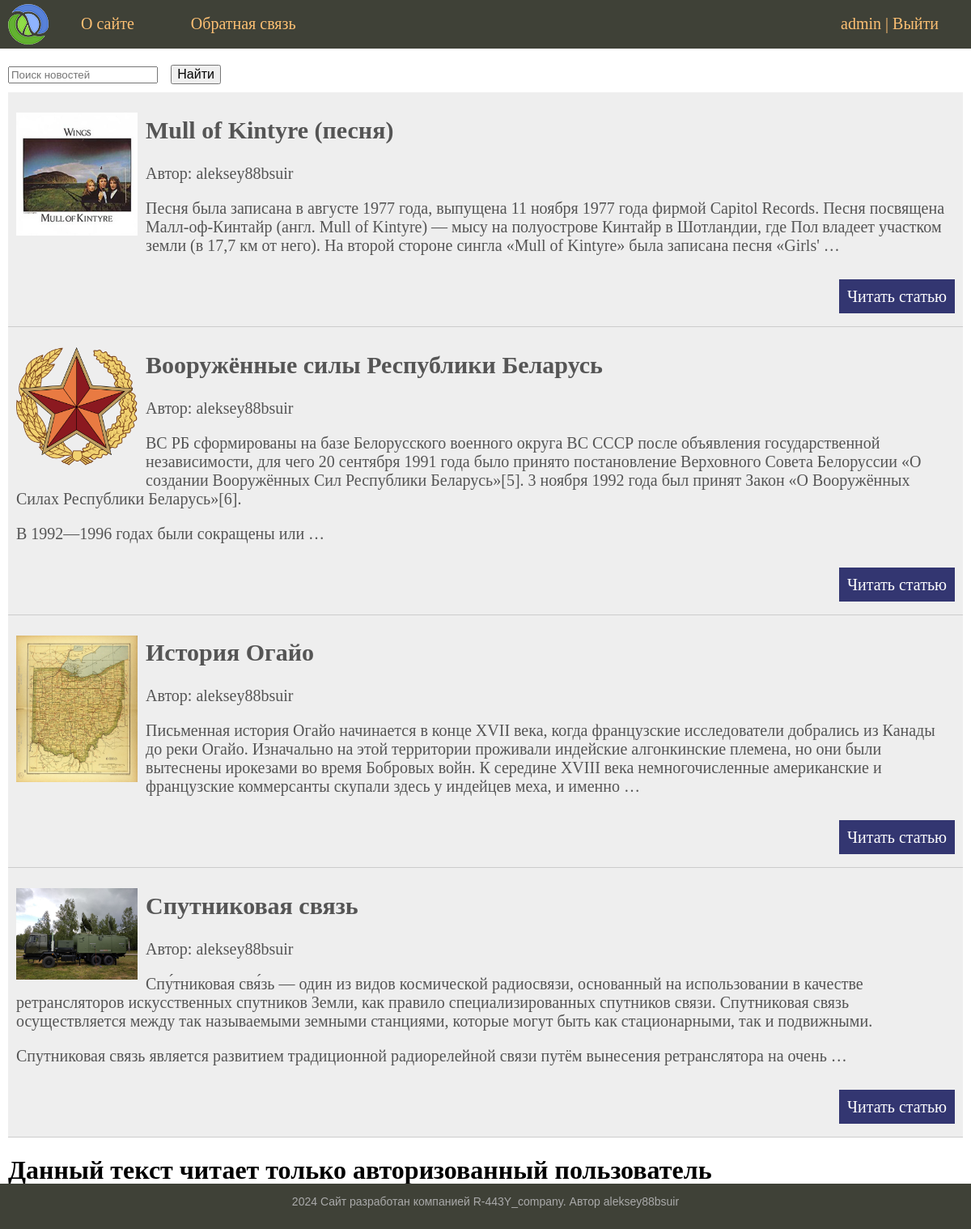
The app's page / (signed in) with its own data.
### articles/models.py (models this page shows, shortened)
class Article(models.Model):
    title = models.CharField(max_length=50)
    author = models.CharField(max_length=30)
    content = models.TextField(blank=True)
    photo = models.ImageField(upload_to='photos')
    is_published = models.BooleanField(default=True)

### articles/views.py (the view)
# urls.py: path('', start_page, name='start_page'),
def start_page(request):
    published_articles = Article.objects.filter(is_published=True)
    context = {'menu': menu,
               'title': 'Главная страница',
               'posts': published_articles,
               }
    return render(request, "articles/index.html", context=context)

### articles/templates/articles/index.html (shortened to what this page needs)
{% extends 'articles/base.html' %}
{% block content %}
<div class="content-text">
<div class="search-field-under">
    <form action="{% url 'search' %}" method="get">
        <input type="search" type="text" name="q" placeholder="Поиск новостей">
        <button class="animated button" type="submit">Найти</button>
    </form>
</div>
<ul class="list-articles">
    {% for post in posts %}
    <li>
        <div class="article-panel">
            {% if post.photo %}
                <p><img class="img-article-left thumb" src="{{ post.photo.url }}"></p>
            {% endif %}
            <h2>{{post.title}}</h2>
            <p class="first">Автор: {{ post.author }}</p>
            <br>
            {% autoescape on %}
                <p>{{ post.content|linebreaks|truncatewords:50 }}</p>
            {% endautoescape %}
            <p class="link-read-post"><a href="{% url 'post' post.pk %}">Читать статью</a> </p>
        </div>
    </li>
    {% endfor %}
</ul>
    {% if request.user.is_authenticated %}
    <h1>Данный текст читает только авторизованный пользователь</h1>
    <br>
    {% else %}
    <p></p><br>
    <p></p>
    {% endif %}
</div>
{% endblock content %}

### articles/templates/articles/base.html (shortened to what this page needs)
{% load static %}
<!DOCTYPE html>
<html>
<head>
    <link type="text/css" href="{% static 'articles/css/styles.css' %}" rel="stylesheet"/>
</head>
<body>
    <div class="container">
            {% block mainmenu %}
            <div class="header">
                <ul id="mainmenu" class="mainmenu">
                    <li class="logo"><a href="{% url 'start_page' %}"><div class="logo"></div></a></li>
                        {% for m in menu %}
                            <li><a href="{% url m.url_name %}">{{ m.title }}</a></li>
                        {% endfor %}
                    {% if request.user.is_authenticated %}
                        <li class="last">{{ user.username }} | <a href="{% url 'logout' %}">Выйти</a></li>
                    {% else %}
                        <li class="last"><a href="{% url 'register' %}">Регистрация</a>|<a href="{% url 'login' %}">Войти</a></li>
                    {% endif %}
                </ul>
            </div>
            {% endblock mainmenu %}
                    {% block content %}
                    {% endblock %}
        <div class="footer">
            <p>2024 Сайт разработан компанией R-443Y_company. Автор aleksey88bsuir</p>
        </div>
    </div>
</body>
</html>

### articles/static/articles/css/styles.css (style rules this page uses)
body, html { margin: 0; padding: 0; height: 100%; }
.container { position: relative; min-height: 140vh; }
.footer { position: absolute; bottom: 0; width: 100%; height: 3.5rem; margin-top: auto; box-sizing: border-box; background: #3F4137; padding: 0px; text-align: center; color: #aaa; font-size: 14px; font-family: Verdana, Geneva, Arial, Helvetica; overflow: hidden; }
ul.mainmenu { list-style: none; margin: 0; padding: 0; height: 60px; color: #fdc073; font-size: 20px; overflow: hidden; background: #3F4137; }
ul.mainmenu li { float: left; margin: 18px 40px 0 30px; }
ul.mainmenu li.logo { margin: 0; }
ul.mainmenu li.last { float: right; }
ul.mainmenu li a { color: #fdc073; text-decoration: none; }
.logo { background: url('../images/logo.png') no-repeat 10px 5px; width: 70px; height: 60px; }
.content-text { margin: 0px 0 40 0px; color: #000; font-size: 20px; font-family: Yandex Sans Display Light; padding: 10px; }
.content-text h1 { font-size: 32px; }
.search-field-under { margin: 0px 0 10 0px; color: #000; font-size: 25px; font-family: Yandex Sans Display Light; width: 300px; }
ul.list-articles { list-style: none; margin: 0; padding: 0; }
ul.list-articles li { border-bottom: 1px solid #ccc; }
div.article-panel { background: #eee; padding: 5px 10px 5px 10px; box-sizing: border-box; overflow: hidden; color: #555; }
div.article-panel p.first { margin: 0; float: left; }
img { max-width: 600px; height: auto; }
img.img-article-left { max-width: 300px; height: auto; float: left; padding: 0 10px 10px 0; }
img.img-article-left.thumb { max-width: 150px; height: auto; }
p.link-read-post { text-align: right; }
p.link-read-post a { padding: 10px; min-width: 100px; background: #333671; color: #fff; text-decoration: none; }
.form-label, button[type="submit"] { font-size: 16px; margin: 10px; }
.animated { transition-property: background-color; transition-duration: 3s; }

### records on screen
Article: photo (picture), title "Mull of Kintyre (песня)", author "aleksey88bsuir", content "Песня была записана в августе 1977 года, выпущена 11 ноября 1977 года фирмой Capitol Records. Песня посвящена Малл-оф-Кинтайр (англ. Mull of Kintyre) — мысу на полуострове Кинтайр в Шотландии, где Пол владеет участком земли (в 17,7 км от него). На второй стороне сингла «Mull of Kintyre» была записана песня «Girls' …"
Article: photo (picture), title "Вооружённые силы Республики Беларусь", author "aleksey88bsuir", content "ВС РБ сформированы на базе Белорусского военного округа ВС СССР после объявления государственной независимости, для чего 20 сентября 1991 года было принято постановление Верховного Совета Белоруссии «О создании Вооружённых Сил Республики Беларусь»[5]. 3 ноября 1992 года был принят Закон «О Вооружённых Силах Республики Беларусь»[6]. В 1992—1996 годах были сокращены или …"
Article: photo (picture), title "История Огайо", author "aleksey88bsuir", content "Письменная история Огайо начинается в конце XVII века, когда французские исследователи добрались из Канады до реки Огайо. Изначально на этой территории проживали индейские алгонкинские племена, но они были вытеснены ирокезами во время Бобровых войн. К середине XVIII века немногочисленные американские и французские коммерсанты скупали здесь у индейцев меха, и именно …"
Article: photo (picture), title "Спутниковая связь", author "aleksey88bsuir", content "Спу́тниковая свя́зь — один из видов космической радиосвязи, основанный на использовании в качестве ретрансляторов искусственных спутников Земли, как правило специализированных спутников связи. Спутниковая связь осуществляется между так называемыми земными станциями, которые могут быть как стационарными, так и подвижными. Спутниковая связь является развитием традиционной радиорелейной связи путём вынесения ретранслятора на очень …"

### other values on screen
{{ m.title }} "О сайте" "Обратная связь"
{{ user.username }} "admin"
